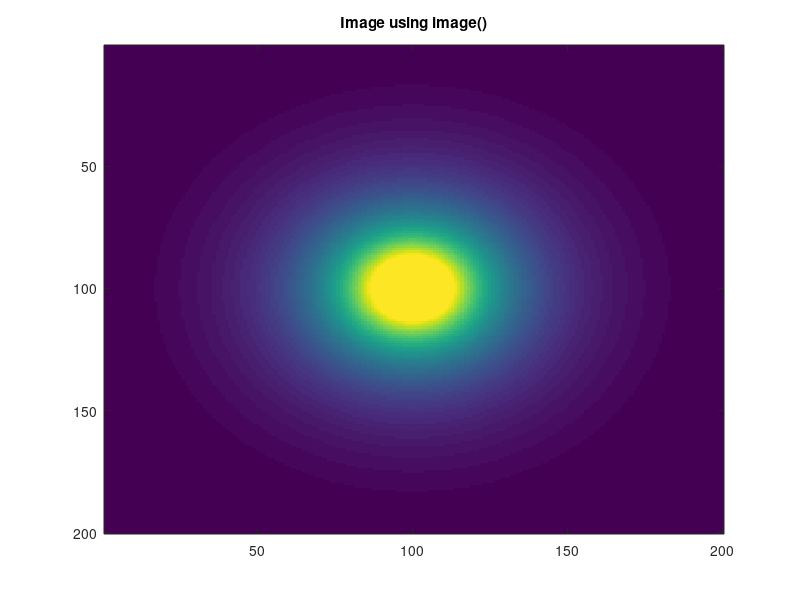
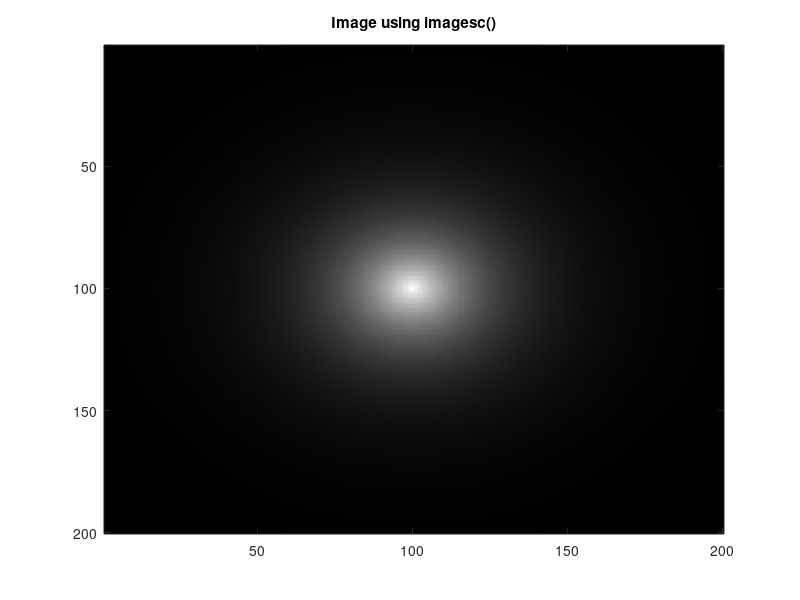

Source code (MATLAB) for these figures, in order:
function hw7_3()
    % Initialize the 200x200 matrix to zeros
    matrix = zeros(200, 200);

    % Center coordinates
    center_x = 100;
    center_y = 100;

    % Calculate radial distance and set the value for each element
    for i = 1:200
        for j = 1:200
            d = sqrt((i - center_x)^2 + (j - center_y)^2);
            matrix(i, j) = 128 * exp(-d / 20);
        end
    end

    % Display the image using the image() command
    colormap(gray(256));
    figure;
    image(matrix);
    title('Image using image()');

    % Display the image using the imagesc() command
    figure;
    imagesc(matrix);
    colormap(gray(256));
    title('Image using imagesc()');
end